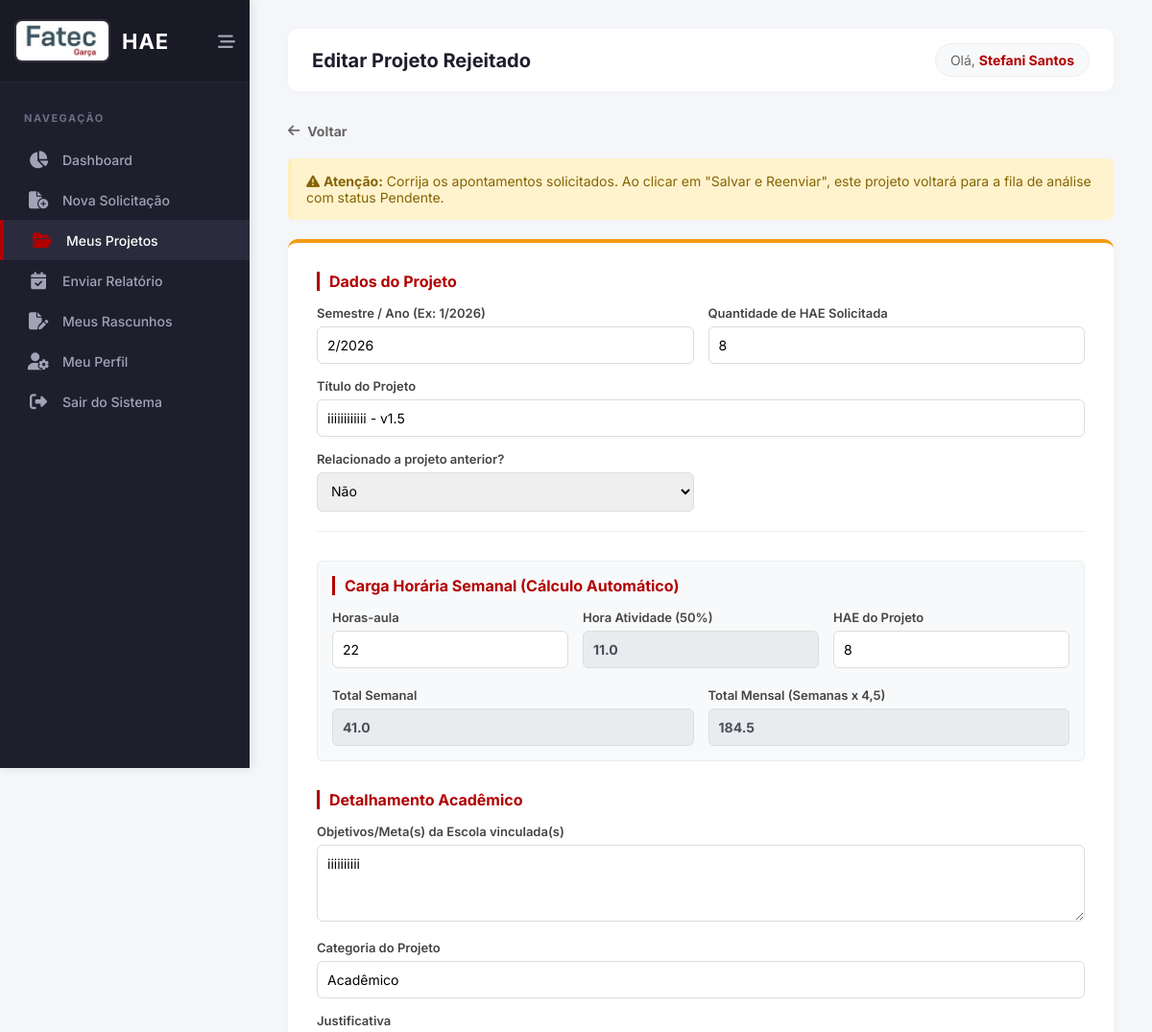
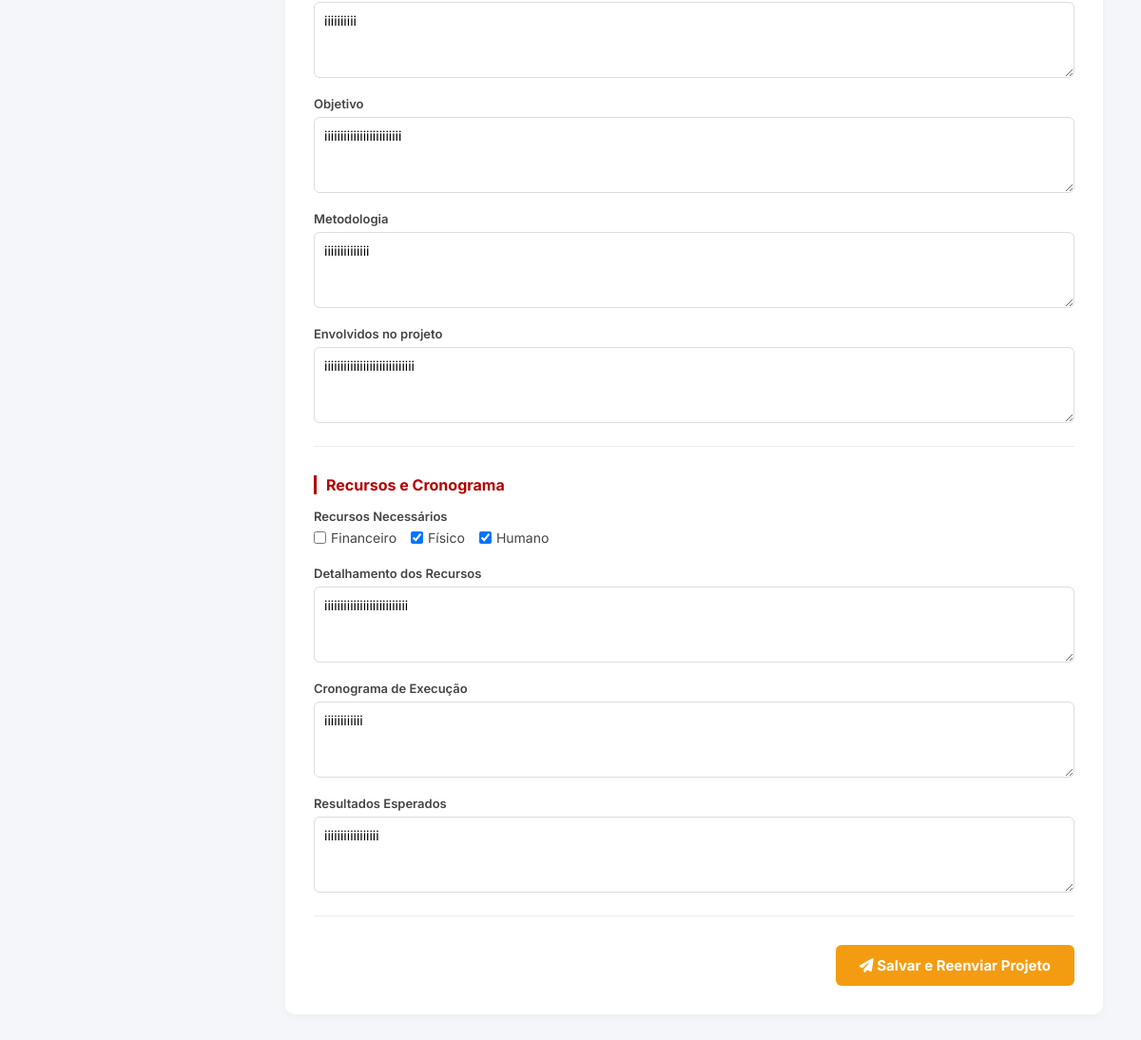
Screenshot of /editar_solicitacao.php?id=31 (signed in) with the database file from the repository (2 pictures, top to bottom).
### tables this page shows
CREATE TABLE `solicitacoes_hae` (
  `id` int(11) NOT NULL,
  `professor_id` int(11) NOT NULL,
  `coordenador_alvo_id` int(11) DEFAULT NULL,
  `coordenador_indicado_id` int(11) DEFAULT NULL,
  `coordenador_id` int(11) DEFAULT NULL,
  `diretor_id` int(11) DEFAULT NULL,
  `parecer_coordenador` text DEFAULT NULL,
  `data_aprovacao_coordenador` date DEFAULT NULL,
  `data_parecer_coordenador` date DEFAULT NULL,
  `semestre` varchar(10) NOT NULL,
  `quantidade_horas` int(11) NOT NULL,
  `horas_aprovadas` int(11) DEFAULT NULL,
  `titulo_projeto` varchar(150) NOT NULL,
  `projeto_anterior` tinyint(1) DEFAULT 0,
  `nome_projeto_anterior` varchar(150) DEFAULT NULL,
  `objetivos_escola` text DEFAULT NULL,
  `horas_aula` int(11) NOT NULL,
  `horas_atividade` int(11) NOT NULL,
  `horas_especificas` int(11) NOT NULL,
  `total_semanal` int(11) NOT NULL,
  `total_mensal` int(11) NOT NULL,
  `categoria` varchar(255) NOT NULL,
  `justificativa` text NOT NULL,
  `objetivo` text NOT NULL,
  `metodologia` text NOT NULL,
  `envolvidos` text NOT NULL,
  `recursos_necessarios` set('Financeiro','Físico','Humano') NOT NULL,
  `detalhamento_recursos` text DEFAULT NULL,
  `cronograma` text NOT NULL,
  `resultados_esperados` text NOT NULL,
  `status_aprovacao` enum('Pendente','Aprovado','Rejeitado','Devolvido') DEFAULT 'Pendente',
  `status_coordenador` varchar(20) DEFAULT 'Pendente',
  `status_diretor` varchar(20) DEFAULT 'Pendente',
  `parecer_diretor` text DEFAULT NULL,
  `data_aprovacao_diretor` date DEFAULT NULL,
  `assinatura_coordenador` varchar(255) DEFAULT NULL,
  `assinatura_diretor` varchar(255) DEFAULT NULL,
  `data_criacao` timestamp NOT NULL DEFAULT current_timestamp()
);

### editar_solicitacao.php (the view, shortened to what this page needs)
<?php
require 'config/conexao.php';
$usuario_id = $_SESSION['usuario_id'];
$projeto_id = isset($_GET['id']) ? (int)$_GET['id'] : 0;
$stmt = $pdo->prepare("SELECT * FROM solicitacoes_hae WHERE id = ? AND professor_id = ? AND status_aprovacao = 'Rejeitado'");
$stmt->execute([$projeto_id, $usuario_id]);
$projeto = $stmt->fetch(PDO::FETCH_ASSOC);
$recursos_array = array_map('trim', explode(',', $projeto['recursos_necessarios']));
$pagina_atual = 'meus_projetos.php';
?>
<!DOCTYPE html>
<html lang="pt-BR">
<head>
    <link rel="stylesheet" href="assets/css/painel.css">
    <link rel="stylesheet" href="https://cdnjs.cloudflare.com/ajax/libs/font-awesome/6.4.0/css/all.min.css">
</head>
<body>
<aside class="sidebar" id="sidebar">
        <div class="sidebar-header">
            <a href="painel.php" class="brand">
                <img src="img/cps_fatecgarca_logo.jfif" alt="Logo Fatec">
                <h2 class="brand-text">HAE</h2>
            </a>
            <button class="collapse-btn" id="collapse-btn" title="Minimizar Menu">
                <i class="fa-solid fa-bars-staggered"></i>
            </button>
        </div>
        <nav class="menu">
            <div class="menu-title">Navegação</div>
            <ul>
                <li>
                    <a href="painel.php" class="<?php echo ($pagina_atual == 'painel.php') ? 'active' : ''; ?>">
                        <i class="fa-solid fa-chart-pie"></i> <span class="menu-text">Dashboard</span>
                    </a>
                </li>
                <?php if ($_SESSION['usuario_funcao'] == 'Professor'): ?>
                    <li>
                        <a href="nova_solicitacao.php" class="<?php echo ($pagina_atual == 'nova_solicitacao.php') ? 'active' : ''; ?>">
                            <i class="fa-solid fa-file-circle-plus"></i> <span class="menu-text">Nova Solicitação</span>
                        </a>
                    </li>
                    <li>
                        <a href="meus_projetos.php" class="<?php echo ($pagina_atual == 'meus_projetos.php') ? 'active' : ''; ?>">
                            <i class="fa-solid fa-folder-open"></i> <span class="menu-text">Meus Projetos</span>
                        </a>
                    </li>
                    <li>
                        <a href="enviar_relatorio.php" class="<?php echo ($pagina_atual == 'enviar_relatorio.php') ? 'active' : ''; ?>">
                            <i class="fa-solid fa-calendar-check"></i> <span class="menu-text">Enviar Relatório</span>
                        </a>
                    </li>
                    <li>
                        <a href="meus_rascunhos.php" class="<?php echo ($pagina_atual == 'meus_rascunhos.php') ? 'active' : ''; ?>">
                            <i class="fa-solid fa-file-pen"></i> <span class="menu-text">Meus Rascunhos</span>
                        </a>
                    </li>
                <?php endif; ?>
                <li>
                    <a href="perfil.php" class="<?php echo ($pagina_atual == 'perfil.php') ? 'active' : ''; ?>">
                        <i class="fa-solid fa-user-gear"></i> <span class="menu-text">Meu Perfil</span>
                    </a>
                </li>
                <li>
                    <a href="logout.php" class="logout-link">
                        <i class="fa-solid fa-right-from-bracket"></i> <span class="menu-text">Sair do Sistema</span>
                    </a>
                </li>
            </ul>
        </nav>
    </aside>
    <main class="main-content">
        <header class="header">
            <div class="header-top">
                <h1>Editar Projeto Rejeitado</h1>
            </div>
            <div class="user-info">Olá, <strong><?php echo $_SESSION['usuario_nome']; ?></strong></div>
        </header>
        <a href="meus_projetos.php" class="btn-voltar"><i class="fa-solid fa-arrow-left"></i> Voltar</a>
        <div class="aviso-revisao">
            <i class="fa-solid fa-triangle-exclamation"></i> <strong>Atenção:</strong> Corrija os apontamentos solicitados. Ao clicar em "Salvar e Reenviar", este projeto voltará para a fila de análise com status Pendente.
        </div>
        <div class="form-card">
            <form method="POST">
                <div class="form-section">
                    <h3>Dados do Projeto</h3>
                    <div class="grid-2">
                        <div>
                            <label>Semestre / Ano (Ex: 1/2026)</label>
                            <input type="text" name="semestre" value="<?php echo htmlspecialchars($projeto['semestre']); ?>" required placeholder="Ex: 1/2026">
                        </div>
                        <div>
                            <label>Quantidade de HAE Solicitada</label>
                            <input type="number" name="quantidade_horas" value="<?php echo htmlspecialchars($projeto['quantidade_horas']); ?>" required min="1">
                        </div>
                        <div class="full-width">
                            <label>Título do Projeto</label>
                            <input type="text" name="titulo_projeto" value="<?php echo htmlspecialchars($projeto['titulo_projeto']); ?>" required>
                        </div>
                        <div>
                            <label>Relacionado a projeto anterior?</label>
                            <select name="projeto_anterior" id="projeto_anterior" onchange="toggleProjetoAnterior()" required>
                                <option value="Não" <?php echo $projeto['projeto_anterior'] == 0 ? 'selected' : ''; ?>>Não</option>
                            </select>
                        </div>
                    </div>
                </div>
                <div class="form-section calc-box">
                    <h3>Carga Horária Semanal (Cálculo Automático)</h3>
                    <div class="grid-3">
                        <div>
                            <label>Horas-aula</label>
                            <input type="number" name="horas_aula" id="horas_aula" value="<?php echo $projeto['horas_aula']; ?>" min="0" onfocus="if(this.value=='0') this.value='';" onblur="if(this.value=='') this.value='0'; calcularHoras();" oninput="calcularHoras()">
                        </div>
                        <div>
                            <label>Hora Atividade (50%)</label>
                            <input type="number" name="horas_atividade" id="horas_atividade" value="<?php echo $projeto['horas_atividade']; ?>" readonly>
                        </div>
                        <div>
                            <label>HAE do Projeto</label>
                            <input type="number" name="horas_especificas" id="horas_especificas" value="<?php echo $projeto['horas_especificas']; ?>" min="0" onfocus="if(this.value=='0') this.value='';" onblur="if(this.value=='') this.value='0'; calcularHoras();" oninput="calcularHoras()">
                        </div>
                    </div>
                    <br>
                    <div class="grid-2">
                        <div>
                            <label>Total Semanal</label>
                            <input type="number" name="total_semanal" id="total_semanal" value="<?php echo $projeto['total_semanal']; ?>" readonly>
                        </div>
                        <div>
                            <label>Total Mensal (Semanas x 4,5)</label>
                            <input type="number" name="total_mensal" id="total_mensal" value="<?php echo $projeto['total_mensal']; ?>" readonly>
                        </div>
                    </div>
                </div>
                <div class="form-section">
                    <h3>Detalhamento Acadêmico</h3>
                    <div class="grid-2">
                        <div class="full-width">
                            <label>Objetivos/Meta(s) da Escola vinculada(s)</label>
                            <textarea name="objetivos_escola" required><?php echo htmlspecialchars($projeto['objetivos_escola']); ?></textarea>
                        </div>
                        <div class="full-width">
                            <label>Categoria do Projeto</label>
                            <input type="text" list="categorias_list" name="categoria" id="categoria" value="<?php echo htmlspecialchars($projeto['categoria']); ?>" required placeholder="Selecione na lista ou digite uma nova categoria...">
                        </div>
                        <div class="full-width"><label>Justificativa</label><textarea name="justificativa" required><?php echo htmlspecialchars($projeto['justificativa']); ?></textarea></div>
                        <div class="full-width"><label>Objetivo</label><textarea name="objetivo" required><?php echo htmlspecialchars($projeto['objetivo']); ?></textarea></div>
                        <div class="full-width"><label>Metodologia</label><textarea name="metodologia" required><?php echo htmlspecialchars($projeto['metodologia']); ?></textarea></div>
                        <div class="full-width"><label>Envolvidos no projeto</label><textarea name="envolvidos" required><?php echo htmlspecialchars($projeto['envolvidos']); ?></textarea></div>
                    </div>
                </div>
                <div class="form-section">
                    <h3>Recursos e Cronograma</h3>
                    <div class="full-width" style="margin-bottom: 15px;">
                        <label>Recursos Necessários</label>
                        <div class="checkbox-group">
                            <label><input type="checkbox" name="recursos[]" value="Financeiro" <?php echo in_array('Financeiro', $recursos_array) ? 'checked' : ''; ?>> Financeiro</label>
                            <label><input type="checkbox" name="recursos[]" value="Físico" <?php echo in_array('Físico', $recursos_array) ? 'checked' : ''; ?>> Físico</label>
                            <label><input type="checkbox" name="recursos[]" value="Humano" <?php echo in_array('Humano', $recursos_array) ? 'checked' : ''; ?>> Humano</label>
                        </div>
                    </div>
                    <div class="grid-2">
                        <div class="full-width"><label>Detalhamento dos Recursos</label><textarea name="detalhamento_recursos"><?php echo htmlspecialchars($projeto['detalhamento_recursos']); ?></textarea></div>
                        <div class="full-width"><label>Cronograma de Execução</label><textarea name="cronograma" required placeholder="Ex: Março a Julho de 2026"><?php echo htmlspecialchars($projeto['cronograma']); ?></textarea></div>
                        <div class="full-width"><label>Resultados Esperados</label><textarea name="resultados_esperados" required><?php echo htmlspecialchars($projeto['resultados_esperados']); ?></textarea></div>
                    </div>
                </div>
                <div style="overflow: hidden; margin-top: 20px;">
                    <button type="submit" class="btn-submit" id="btn_submit"><i class="fa-solid fa-paper-plane"></i> Salvar e Reenviar Projeto</button>
                </div>
            </form>
        </div>
    </main>
</body>
</html>

### assets/CSS/painel.css (style rules this page uses)
:root { --fatec-red: #b20000; --fatec-red-hover: #8a0000; --sidebar-bg: #1e1e2d; --sidebar-bg-hover: #2b2b3d; --sidebar-color: #a2a3b7; --sidebar-active: #ffffff; --body-bg: #f4f6f9; --text-color: #3f4254; --sidebar-width: 260px; --sidebar-collapsed-width: 80px; }
* { margin: 0; padding: 0; box-sizing: border-box; font-family: 'Inter', sans-serif; }
body { background-color: var(--body-bg); color: var(--text-color); display: flex; min-height: 100vh; overflow-x: hidden; }
.sidebar { width: var(--sidebar-width); background-color: var(--sidebar-bg); color: var(--sidebar-color); height: 100vh; position: fixed; left: 0; top: 0; transition: all 0.3s cubic-bezier(0.25, 0.8, 0.25, 1); z-index: 1000; display: flex; flex-direction: column; box-shadow: 2px 0 10px rgba(0,0,0,0.1); }
.sidebar-header { padding: 20px 15px; background-color: #1a1a27; display: flex; flex-direction: row; align-items: center; justify-content: space-between; border-bottom: 1px solid rgba(255,255,255,0.05); min-height: 80px; }
.brand { display: flex; flex-direction: row; align-items: center; text-decoration: none; color: #fff; gap: 12px; }
.brand img { width: 100px; height: 45px; object-fit: cover; border-radius: 8px; border: 2px solid rgba(255, 255, 255, 0.1); transition: 0.3s; }
.brand-text { font-size: 22px; font-weight: 700; letter-spacing: 1px; color: var(--sidebar-active); transition: 0.3s; white-space: nowrap; }
.collapse-btn { position: static; background: transparent; border: none; color: var(--sidebar-color); font-size: 18px; cursor: pointer; transition: 0.3s; display: flex; align-items: center; }
.menu { flex: 1; overflow-y: auto; padding: 20px 0; }
.menu-title { padding: 10px 25px; font-size: 11px; text-transform: uppercase; letter-spacing: 1.5px; color: #6c6d83; font-weight: 700; margin-bottom: 5px; white-space: nowrap; }
.menu ul { list-style: none; }
.menu ul li a { display: flex; align-items: center; padding: 12px 25px; color: var(--sidebar-color); text-decoration: none; font-size: 14px; font-weight: 500; transition: 0.3s; white-space: nowrap; }
.menu ul li a i { font-size: 18px; width: 30px; text-align: center; margin-right: 10px; transition: 0.3s; }
.menu ul li a:hover, .menu ul li a.active { background-color: var(--sidebar-bg-hover); color: var(--sidebar-active); border-left: 4px solid var(--fatec-red); }
.menu ul li a:hover i, .menu ul li a.active i { color: var(--fatec-red); }
.main-content { flex: 1; margin-left: var(--sidebar-width); padding: 30px 40px; transition: all 0.3s cubic-bezier(0.25, 0.8, 0.25, 1); width: calc(100% - var(--sidebar-width)); }
.header { display: flex; justify-content: space-between; align-items: center; margin-bottom: 30px; background: #fff; padding: 15px 25px; border-radius: 10px; box-shadow: 0 2px 10px rgba(0,0,0,0.02); }
.header-top { display: flex; align-items: center; gap: 15px; }
.header-top h1 { font-size: 20px; color: #1e1e2d; font-weight: 700; margin: 0; }
.user-info { font-size: 14px; color: #666; background: #f8f9fa; padding: 8px 15px; border-radius: 20px; border: 1px solid #eee; }
.user-info strong { color: var(--fatec-red); }

### rows the page displays
solicitacoes_hae: semestre "2/2026", quantidade_horas "8", titulo_projeto "iiiiiiiiiiii - v1.5", projeto_anterior "Não", horas_aula "22", horas_atividade "11.0", horas_especificas "8", total_semanal "41.0", total_mensal "184.5", objetivos_escola "iiiiiiiiii", categoria "Acadêmico", justificativa "iiiiiiiiii", objetivo "iiiiiiiiiiiiiiiiiiiiiiii", metodologia "iiiiiiiiiiiiii", envolvidos "iiiiiiiiiiiiiiiiiiiiiiiiiiii", recursos_necessarios "☑", detalhamento_recursos "iiiiiiiiiiiiiiiiiiiiiiiiii", cronograma "iiiiiiiiiiii", resultados_esperados "iiiiiiiiiiiiiiiii"

### other values shown
$_SESSION['usuario_nome'] "Stefani Santos"
